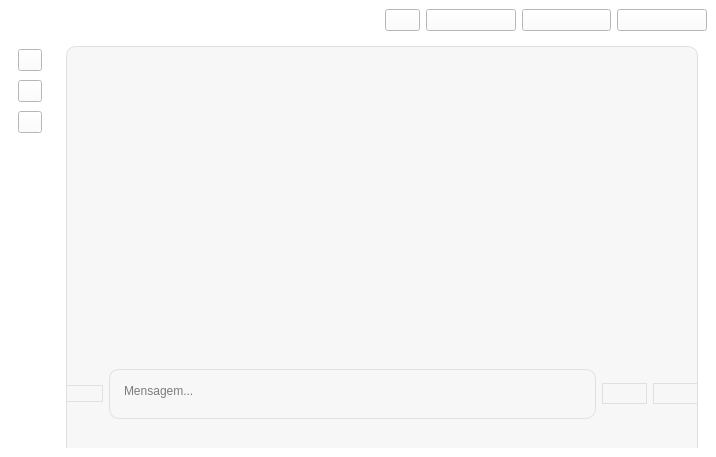
<?xml version='1.0' encoding='utf-8'?>
<ui version="4.0">
 <class>MainWindow</class>
 <widget class="QMainWindow" name="MainWindow">
  <property name="geometry">
   <rect>
    <x>0</x>
    <y>0</y>
    <width>716</width>
    <height>457</height>
   </rect>
  </property>
  <property name="windowTitle">
   <string>MainWindow</string>
  </property>
  <property name="styleSheet">
   <string notr="true">background:white</string>
  </property>
  <widget class="QWidget" name="centralwidget">
   <layout class="QGridLayout" name="gridLayout">
    <item row="0" column="2">
     <layout class="QGridLayout" name="gridLayout_2">
      <item row="0" column="3">
       <widget class="QPushButton" name="close_window_button">
        <property name="text">
         <string />
        </property>
        <property name="icon">
         <iconset resource="../Qss/icons/_icons.qrc">
          <normaloff>:/feather/icons/feather/window_close.png</normaloff>:/feather/icons/feather/window_close.png</iconset>
        </property>
       </widget>
      </item>
      <item row="0" column="2">
       <widget class="QPushButton" name="restore_window_button">
        <property name="text">
         <string />
        </property>
        <property name="icon">
         <iconset resource="../Qss/icons/_icons.qrc">
          <normaloff>:/feather/icons/feather/maximize-2.png</normaloff>:/feather/icons/feather/maximize-2.png</iconset>
        </property>
       </widget>
      </item>
      <item row="0" column="1">
       <widget class="QPushButton" name="minimize_window_button">
        <property name="text">
         <string />
        </property>
        <property name="icon">
         <iconset resource="../Qss/icons/_icons.qrc">
          <normaloff>:/feather/icons/feather/window_minimize.png</normaloff>:/feather/icons/feather/window_minimize.png</iconset>
        </property>
       </widget>
      </item>
      <item row="0" column="0">
       <widget class="QCustomQPushButton" name="open_close_side_bar_btn">
        <property name="sizePolicy">
         <sizepolicy hsizetype="Minimum" vsizetype="Fixed">
          <horstretch>0</horstretch>
          <verstretch>0</verstretch>
         </sizepolicy>
        </property>
        <property name="minimumSize">
         <size>
          <width>35</width>
          <height>0</height>
         </size>
        </property>
        <property name="maximumSize">
         <size>
          <width>35</width>
          <height>16777215</height>
         </size>
        </property>
        <property name="text">
         <string />
        </property>
        <property name="icon">
         <iconset resource="../Qss/icons/_icons.qrc">
          <normaloff>:/feather/icons/feather/chevrons-left.png</normaloff>:/feather/icons/feather/chevrons-left.png</iconset>
        </property>
       </widget>
      </item>
     </layout>
    </item>
    <item row="2" column="0">
     <widget class="QCustomSlideMenu" name="menu_widget" native="true">
      <property name="sizePolicy">
       <sizepolicy hsizetype="Minimum" vsizetype="Minimum">
        <horstretch>0</horstretch>
        <verstretch>0</verstretch>
       </sizepolicy>
      </property>
      <property name="minimumSize">
       <size>
        <width>42</width>
        <height>0</height>
       </size>
      </property>
      <property name="maximumSize">
       <size>
        <width>42</width>
        <height>16777215</height>
       </size>
      </property>
      <layout class="QVBoxLayout" name="verticalLayout">
       <item>
        <widget class="QPushButton" name="page1ss">
         <property name="sizePolicy">
          <sizepolicy hsizetype="Minimum" vsizetype="Maximum">
           <horstretch>0</horstretch>
           <verstretch>0</verstretch>
          </sizepolicy>
         </property>
         <property name="text">
          <string />
         </property>
         <property name="icon">
          <iconset resource="../Qss/icons/_icons.qrc">
           <normaloff>:/material_design/icons/material_design/chat.png</normaloff>:/material_design/icons/material_design/chat.png</iconset>
         </property>
        </widget>
       </item>
       <item>
        <widget class="QPushButton" name="page2ssss">
         <property name="sizePolicy">
          <sizepolicy hsizetype="Minimum" vsizetype="Maximum">
           <horstretch>0</horstretch>
           <verstretch>0</verstretch>
          </sizepolicy>
         </property>
         <property name="text">
          <string />
         </property>
         <property name="icon">
          <iconset resource="../Qss/icons/_icons.qrc">
           <normaloff>:/feather/icons/feather/edit-2.png</normaloff>:/feather/icons/feather/edit-2.png</iconset>
         </property>
        </widget>
       </item>
       <item>
        <widget class="QPushButton" name="pushButton">
         <property name="text">
          <string />
         </property>
        </widget>
       </item>
       <item>
        <spacer name="verticalSpacer">
         <property name="orientation">
          <enum>Qt::Vertical</enum>
         </property>
         <property name="sizeType">
          <enum>QSizePolicy::Maximum</enum>
         </property>
         <property name="sizeHint" stdset="0">
          <size>
           <width>20</width>
           <height>300</height>
          </size>
         </property>
        </spacer>
       </item>
      </layout>
     </widget>
    </item>
    <item row="2" column="1" colspan="2">
     <widget class="QCustomQStackedWidget" name="myStackedWidget">
      <property name="sizePolicy">
       <sizepolicy hsizetype="Minimum" vsizetype="Minimum">
        <horstretch>0</horstretch>
        <verstretch>0</verstretch>
       </sizepolicy>
      </property>
      <property name="minimumSize">
       <size>
        <width>650</width>
        <height>400</height>
       </size>
      </property>
      <property name="styleSheet">
       <string notr="true">
QWidget {
    background-color: white;
}
</string>
      </property>
      <property name="currentIndex">
       <number>1</number>
      </property>
      <widget class="QWidget" name="page_2" />
      <widget class="QWidget" name="page">
       <layout class="QGridLayout" name="gridLayout_3">
        <item row="0" column="0" colspan="4">
         <widget class="QTextEdit" name="html_chat">
          <property name="minimumSize">
           <size>
            <width>0</width>
            <height>547</height>
           </size>
          </property>
          <property name="maximumSize">
           <size>
            <width>16777215</width>
            <height>16777215</height>
           </size>
          </property>
          <property name="styleSheet">
           <string notr="true">            QTextEdit {
          
                border: 1px solid #E0E0E0;
                padding: 10px;
                border-radius: 10px;
                background-color: #F7F7F7;
                color: black;  /* Cor do texto preto */
                font-family: Arial;
                font-size: 14px;
            }</string>
          </property>
         </widget>
        </item>
        <item row="1" column="1">
         <spacer name="verticalSpacer_2">
          <property name="orientation">
           <enum>Qt::Vertical</enum>
          </property>
          <property name="sizeType">
           <enum>QSizePolicy::Minimum</enum>
          </property>
          <property name="sizeHint" stdset="0">
           <size>
            <width>20</width>
            <height>20</height>
           </size>
          </property>
         </spacer>
        </item>
        <item row="2" column="0">
         <widget class="QCustomQPushButton" name="atach_file">
          <property name="styleSheet">
           <string notr="true">            QPushButton {
                background-color: #F7F7F7;
                border: 1px solid #E0E0E0;
                border-radius: 13px;  /* Borda arredondada (círculo) */
                color: black;  /* Cor do texto alterada para preto */
                font-size: 13px;  /* Ajuste do tamanho do ícone */
            }
            QPushButton:hover {
                background-color: #EDEDED;
            }
            QPushButton:pressed {
                background-color: #DCDCDC;
            }</string>
          </property>
          <property name="text">
           <string />
          </property>
          <property name="icon">
           <iconset resource="../Qss/icons/_icons.qrc">
            <normaloff>:/font_awesome_solid/icons/font_awesome/solid/file-arrow-down.png</normaloff>:/font_awesome_solid/icons/font_awesome/solid/file-arrow-down.png</iconset>
          </property>
          <property name="iconSize">
           <size>
            <width>22</width>
            <height>26</height>
           </size>
          </property>
         </widget>
        </item>
        <item row="2" column="1">
         <widget class="QTextEdit" name="mensage_input">
          <property name="minimumSize">
           <size>
            <width>0</width>
            <height>50</height>
           </size>
          </property>
          <property name="maximumSize">
           <size>
            <width>16777215</width>
            <height>16777215</height>
           </size>
          </property>
          <property name="styleSheet">
           <string notr="true">            QTextEdit {
                border: 1px solid #E0E0E0;
                padding: 10px;
                border-radius: 10px;
                background-color: #F7F7F7;
                color: black;  /* Cor do texto alterada para preto */
            }</string>
          </property>
          <property name="placeholderText">
           <string>Mensagem...</string>
          </property>
         </widget>
        </item>
        <item row="2" column="2">
         <widget class="QCustomQPushButton" name="send_mensage">
          <property name="styleSheet">
           <string notr="true">            QPushButton {
                background-color: #F7F7F7;
                border: 1px solid #E0E0E0;
                border-radius: 13px;  /* Borda arredondada (círculo) */
                color: black;  /* Cor do texto alterada para preto */
                font-size: 16px;  /* Ajuste do tamanho do ícone */
            }
            QPushButton:hover {
                background-color: #EDEDED;
            }
            QPushButton:pressed {
                background-color: #DCDCDC;
            }</string>
          </property>
          <property name="text">
           <string />
          </property>
          <property name="icon">
           <iconset resource="../Qss/icons/_icons.qrc">
            <normaloff>:/feather/icons/feather/send.png</normaloff>:/feather/icons/feather/send.png</iconset>
          </property>
          <property name="iconSize">
           <size>
            <width>27</width>
            <height>27</height>
           </size>
          </property>
         </widget>
        </item>
        <item row="2" column="3">
         <widget class="QCustomQPushButton" name="pushButton_6">
          <property name="styleSheet">
           <string notr="true">            QPushButton {
                background-color: #F7F7F7;
                border: 1px solid #E0E0E0;
                border-radius: 13px;  /* Borda arredondada (círculo) */
                color: black;  /* Cor do texto alterada para preto */
                font-size: 16px;  /* Ajuste do tamanho do ícone */
            }
            QPushButton:hover {
                background-color: #EDEDED;
            }
            QPushButton:pressed {
                background-color: #DCDCDC;
            }</string>
          </property>
          <property name="text">
           <string />
          </property>
          <property name="icon">
           <iconset resource="../Qss/icons/_icons.qrc">
            <normaloff>:/feather/icons/feather/mic.png</normaloff>:/feather/icons/feather/mic.png</iconset>
          </property>
          <property name="iconSize">
           <size>
            <width>27</width>
            <height>27</height>
           </size>
          </property>
         </widget>
        </item>
        <item row="3" column="1">
         <spacer name="verticalSpacer_4">
          <property name="orientation">
           <enum>Qt::Vertical</enum>
          </property>
          <property name="sizeType">
           <enum>QSizePolicy::Minimum</enum>
          </property>
          <property name="sizeHint" stdset="0">
           <size>
            <width>20</width>
            <height>20</height>
           </size>
          </property>
         </spacer>
        </item>
       </layout>
      </widget>
     </widget>
    </item>
    <item row="0" column="0" colspan="2">
     <spacer name="horizontalSpacer">
      <property name="orientation">
       <enum>Qt::Horizontal</enum>
      </property>
      <property name="sizeType">
       <enum>QSizePolicy::Maximum</enum>
      </property>
      <property name="sizeHint" stdset="0">
       <size>
        <width>580</width>
        <height>20</height>
       </size>
      </property>
     </spacer>
    </item>
   </layout>
  </widget>
 </widget>
 <customwidgets>
  <customwidget>
   <class>QCustomQStackedWidget</class>
   <extends>QStackedWidget</extends>
   <header location="global">Custom_Widgets.QCustomQStackedWidget.h</header>
   <container>1</container>
  </customwidget>
  <customwidget>
   <class>QCustomSlideMenu</class>
   <extends>QWidget</extends>
   <header location="global">Custom_Widgets.QCustomSlideMenu.h</header>
   <container>1</container>
  </customwidget>
  <customwidget>
   <class>QCustomQPushButton</class>
   <extends>QPushButton</extends>
   <header location="global">Custom_Widgets.QCustomQPushButton.h</header>
  </customwidget>
 <customwidget><class>QPushButton</class><extends>QPushButton</extends><header location="global">Custom_Widgets.Theme.h</header><container>1</container></customwidget><customwidget><class>QLabel</class><extends>QLabel</extends><header location="global">Custom_Widgets.Theme.h</header><container>1</container></customwidget></customwidgets>
 <connections />
</ui>
